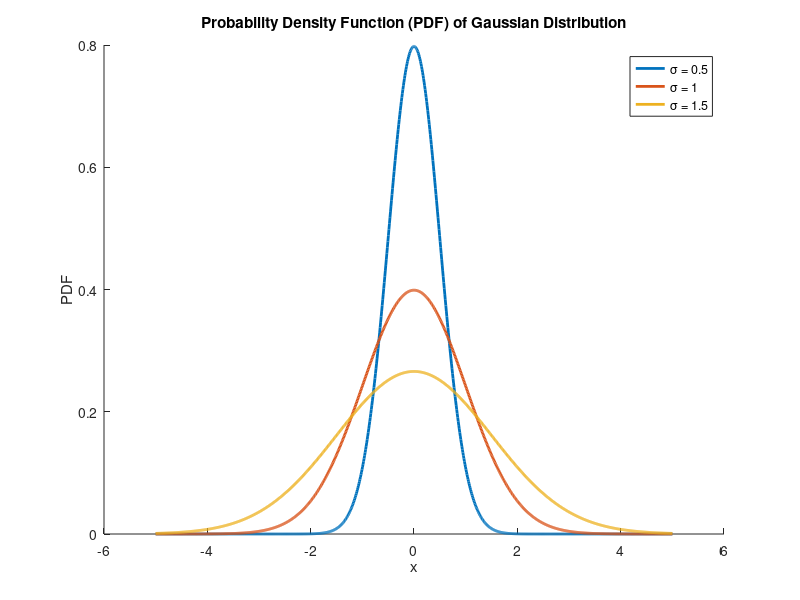
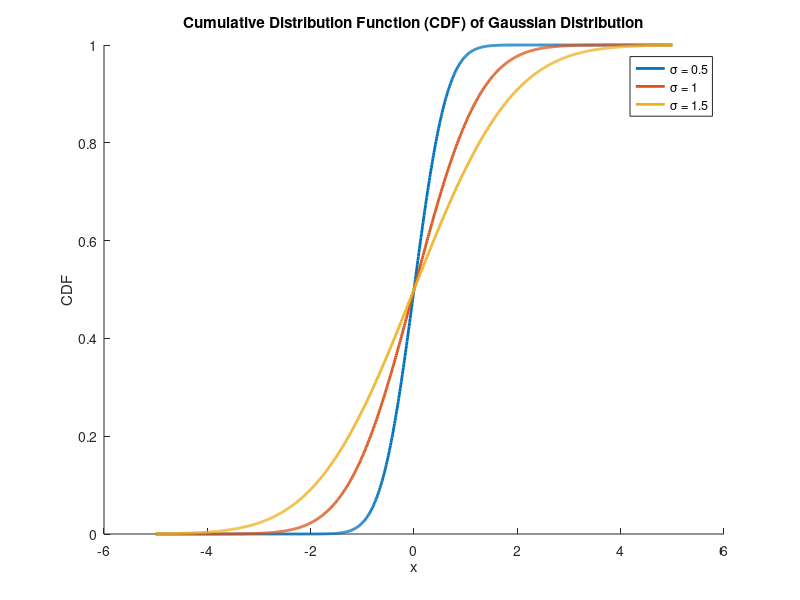

Write MATLAB code to recreate these figures, in order.
% Parameters
mu = 0; % mean
sigmas = [0.5, 1, 1.5]; % standard deviations

% Data range
x = linspace(-5, 5, 1000);

% Plot PDFs
figure;
hold on;
for sigma = sigmas
    pdf = exp(-0.5 * ((x - mu) / sigma).^2) / (sigma * sqrt(2 * pi));
    plot(x, pdf, 'LineWidth', 2, 'DisplayName', ['\sigma = ' num2str(sigma)]);
end
title('Probability Density Function (PDF) of Gaussian Distribution');
xlabel('x');
ylabel('PDF');
legend;
hold off;

% Plot CDFs
figure;
hold on;
for sigma = sigmas
    cdf = 0.5 * (1 + erf((x - mu) / (sigma * sqrt(2))));
    plot(x, cdf, 'LineWidth', 2, 'DisplayName', ['\sigma = ' num2str(sigma)]);
end
title('Cumulative Distribution Function (CDF) of Gaussian Distribution');
xlabel('x');
ylabel('CDF');
legend;
hold off;
